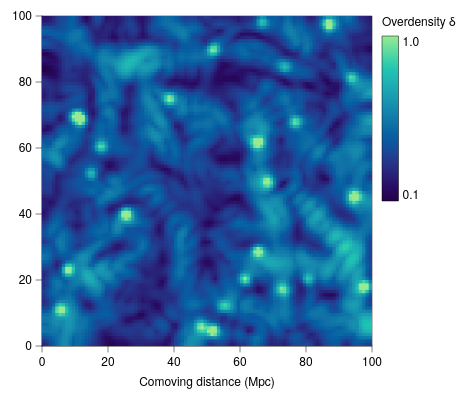

Here is the Vega-Lite specification saved for this chart:
### Vega-Lite specification from a JSON file in a GitHub repository (floating-point values rounded to 4 significant figures; data arrays with more than 128 entries replaced by an {"elided": "..."} marker saying what was removed)
{"background": null, "config": {"arc": {"fill": "#DBDBDB", "fillOpacity": 1.0, "innerRadius": 41.25, "padAngle": 0.03, "stroke": "black", "strokeOpacity": 1, "strokeWidth": 0.25}, "area": {"fill": "#DBDBDB", "fillOpacity": 1.0, "stroke": "black", "strokeOpacity": 1, "strokeWidth": 0.25}, "axis": {"domain": true, "domainCap": "round", "domainColor": "black", "domainWidth": 0.25, "grid": false, "gridCap": "round", "gridColor": "#F1F1F1", "gridDash": [0, 0], "gridOpacity": 1.0, "gridWidth": 0.25, "labelColor": "black", "labelFont": "Helvetica Neue, HelveticaNeue, Helvetica, Arial, sans-serif", "labelFontSize": 6, "labelFontStyle": "normal", "labelFontWeight": 400, "offset": 0, "ticks": true, "tickCap": "round", "tickColor": "black", "tickRound": false, "tickSize": 3, "tickWidth": 0.25, "titleColor": "black", "titleFont": "Helvetica Neue, HelveticaNeue, Helvetica, Arial, sans-serif", "titleFontSize": 6, "titleFontStyle": "normal", "titleFontWeight": 400}, "axisX": {"domain": true, "labelAlign": "center", "labelAngle": 0, "labels": true, "ticks": true, "translate": 0}, "axisY": {"domain": true, "labelAlign": "right", "labelAngle": 0, "labels": true, "ticks": true, "translate": 0}, "axisRight": {"domain": true, "labelAlign": "left", "labelAngle": 0, "labels": true, "ticks": true, "translate": 0}, "axisTop": {"domain": true, "labelAlign": "center", "labelAngle": 0, "labels": true, "ticks": true, "translate": 0}, "axisBand": {"tickOffset": 0}, "bar": {"fill": "#DBDBDB", "fillOpacity": 1.0, "stroke": "black", "strokeOpacity": 1, "strokeWidth": 0.25}, "boxplot": {"size": 14.85, "ticks": {"cornerRadius": 0.25, "fill": "black", "opacity": 1, "size": 7.425, "thickness": 0.25}, "box": {"fillOpacity": 1.0, "stroke": "black", "strokeOpacity": 1, "strokeWidth": 0.25}, "median": {"cornerRadius": 0, "fill": "black", "fillOpacity": 1.0, "opacity": 1, "size": 14.85, "thickness": 0.25}, "rule": {"fill": "black", "fillOpacity": 1.0, "size": 16.5, "stroke": "black", "strokeDash": [0, 0], "strokeOpacity": 1, "strokeWidth": 0.25}, "outliers": {"color": "black", "fill": "black", "fillOpacity": 1.0, "size": 0, "stroke": "black", "strokeOpacity": 1, "strokeWidth": 0.25}}, "circle": {"fill": "black", "fillOpacity": 1.0, "size": 2.062, "stroke": null, "strokeOpacity": 1, "strokeWidth": 0.25}, "errorband": {"band": {"fillOpacity": 0.6, "stroke": null, "strokeWidth": 0.25, "strokeOpacity": 1}, "borders": {"opacity": 0, "strokeOpacity": 1, "strokeWidth": 0.25}}, "errorbar": {"opacity": 1, "rule": {"strokeDash": [0, 0], "strokeWidth": 0.25}, "ticks": {"color": "black", "cornerRadius": 0.125, "opacity": 1, "size": 9.9, "thickness": 0.25}, "thickness": 0.25}, "font": "Helvetica Neue, HelveticaNeue, Helvetica, Arial, sans-serif", "geoshape": {"fill": "#DBDBDB", "fillOpacity": 1.0, "stroke": "black", "strokeOpacity": 1, "strokeWidth": 0.25}, "header": {"labelColor": "black", "labelFont": "Helvetica Neue, HelveticaNeue, Helvetica, Arial, sans-serif", "labelFontSize": 6, "labelFontStyle": "normal", "labelFontWeight": 400, "titleColor": "black", "titleFont": "Helvetica Neue, HelveticaNeue, Helvetica, Arial, sans-serif", "titleFontSize": 6, "titleFontStyle": "normal", "titleFontWeight": 400, "titlePadding": 0}, "legend": {"disable": false, "offset": 4.5, "titlePadding": 4, "labelOffset": 2, "gradientLabelOffset": 2, "columnPadding": 4, "rowPadding": 2, "gradientLength": 82.5, "gradientThickness": 8.25, "gradientOpacity": 1.0, "gradientStrokeColor": "black", "gradientStrokeWidth": 0.25, "labelColor": "black", "labelFont": "Helvetica Neue, HelveticaNeue, Helvetica, Arial, sans-serif", "labelFontSize": 6, "labelFontStyle": "normal", "labelFontWeight": 400, "strokeColor": "black", "strokeWidth": 0, "symbolSize": 36, "symbolStrokeColor": "black", "symbolStrokeWidth": 0.25, "titleColor": "black", "titleFont": "Helvetica Neue, HelveticaNeue, Helvetica, Arial, sans-serif", "titleFontSize": 6, "titleFontStyle": "normal", "titleFontWeight": 400}, "line": {"color": "black", "stroke": "black", "strokeCap": "butt", "strokeDash": [0, 0], "strokeOpacity": 1, "strokeWidth": 0.5}, "point": {"filled": true, "fill": "#DBDBDB", "fillOpacity": 1.0, "size": 8.25, "stroke": "black", "strokeOpacity": 1, "strokeWidth": 0.25}, "range": {"category": ["#B2B2B2", "#4A7CD3", "#008542", "#664CAF", "#509F98", "#636363", "#284F93", "#005226", "#382864", "#285753"], "diverging": {"scheme": ["#443E60", "#5F597E", "#7C759B", "#9994B6", "#B7B4CC", "#D6D5DC", "#F6F6F6", "#D1DAD9", "#A4C2BF", "#7AA9A4", "#578E89", "#37736E", "#1B5954"]}, "heatmap": {"scheme": ["#230347", "#290D67", "#28287D", "#204092", "#0C58A0", "#126FA5", "#1886AC", "#1D9DB1", "#22B4B4", "#27CAAE", "#5FDBA1", "#98E993"]}, "ordinal": {"scheme": ["#F1F1F1", "#DBDBDB", "#C6C6C6", "#B2B2B2", "#9D9D9D", "#898989", "#767676", "#636363", "#515151", "#404040", "#2F2F2F", "#1F1F1F"]}, "ramp": {"scheme": ["#440154", "#472270", "#433E82", "#38598C", "#2C728E", "#238A8D", "#24A086", "#39B578", "#5DC862", "#96D646", "#CAE02D", "#FDE724"]}}, "rule": {"color": "black", "stroke": "black", "strokeCap": "round", "strokeDash": [2, 2], "strokeOpacity": 1, "strokeWidth": 0.25}, "scale": {"barBandPaddingInner": 0.1, "rectBandPaddingInner": 0, "tickBandPaddingInner": 0.1, "bandPaddingOuter": 0.1, "bandWithNestedOffsetPaddingInner": 0.2, "bandWithNestedOffsetPaddingOuter": 0.2, "offsetBandPaddingInner": 0, "offsetBandPaddingOuter": 0, "round": false}, "rect": {"fill": "#DBDBDB", "fillOpacity": 1.0, "stroke": "black", "strokeOpacity": 1, "strokeWidth": 0.25}, "square": {"fill": "#DBDBDB", "fillOpacity": 1.0, "size": 16.5, "stroke": "black", "strokeOpacity": 1, "strokeWidth": 0.25}, "text": {"color": "black", "font": "Helvetica Neue, HelveticaNeue, Helvetica, Arial, sans-serif", "fontSize": 6, "fontStyle": "normal", "fontWeight": 400}, "tick": {"color": "black", "cornerRadius": 0.125, "opacity": 1.0, "size": 14.85, "thickness": 0.25}, "title": {"anchor": "middle", "frame": "group", "color": "black", "font": "Helvetica Neue, HelveticaNeue, Helvetica, Arial, sans-serif", "fontSize": 6, "fontStyle": "normal", "fontWeight": 400, "subtitleColor": "black", "subtitleFont": "Helvetica Neue, HelveticaNeue, Helvetica, Arial, sans-serif", "subtitleFontSize": 6, "subtitleFontStyle": "normal", "subtitleFontWeight": 400}, "trail": {"color": "black", "opacity": 1, "size": 0.5}, "view": {"continuousWidth": 165, "continuousHeight": 165, "discreteWidth": 165, "discreteHeight": 165, "fill": null, "stroke": "black", "strokeWidth": 0.25}}, "data": {"name": "data-4b5ccc71a6e158b2ae93a916202ffd7d"}, "mark": {"type": "rect", "clip": true, "stroke": null}, "encoding": {"color": {"field": "delta", "title": "Overdensity δ", "type": "quantitative"}, "x": {"field": "x0", "scale": {"domain": [0, 100], "nice": false}, "title": "Comoving distance (Mpc)", "type": "quantitative"}, "x2": {"field": "x1"}, "y": {"field": "y0", "scale": {"domain": [0, 100], "nice": false}, "title": null, "type": "quantitative"}, "y2": {"field": "y1"}}, "$schema": "https://vega.github.io/schema/vega-lite/v6.4.1.json", "datasets": {"data-4b5ccc71a6e158b2ae93a916202ffd7d": {"elided": "10000 records"}}}
